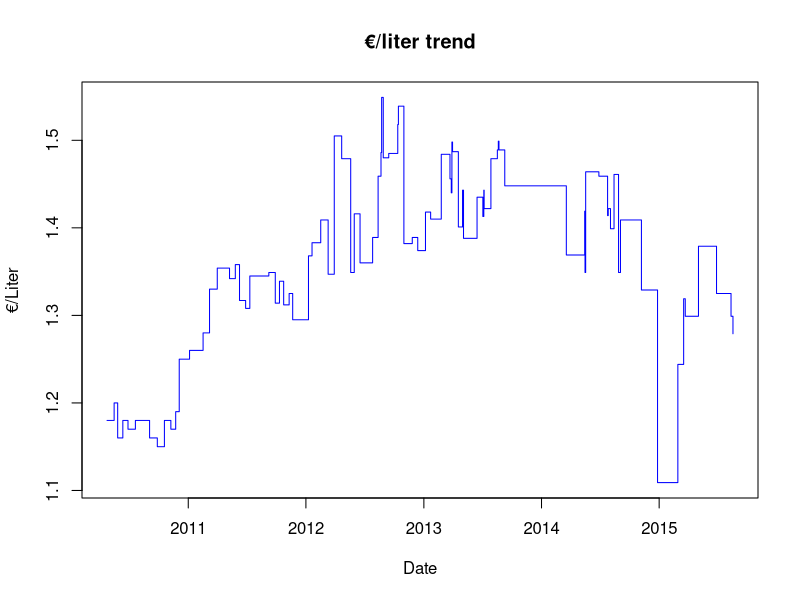

Reproduce this figure in R. (Note: this script raises an error after producing the figure.)
#######################
##  Stats form data  ##
#######################

# setwd("C:/$user/PERSONAL/github/gasdatarecord")

# Take data from Github CSV file:
# githubcsv <- url("http://raw.githubusercontent.com/nachoad/gasdatarecord/master/gdata.csv")
# gdata <- read.csv(githubcsv)

# libraries:
library(ggplot2)

# Take data from local CSV file:
gdata <- read.csv("gdata.csv")

# First info:
str (gdata)
summary (gdata)

# Charts:
png("./imgs/euros_by_liter_trend.png", width = 800, height = 480, units = "px")
plot(gdata$eLiter~as.Date(gdata$date, "%d-%m-%Y"), type = "s", xlab="Date",ylab="€/Liter", main="€/liter trend", col='blue')
dev.off()



# date <- strptime(gdata$date, "%d-%m-%Y")
# eliter <- as.integer(gdata$eLiter)


ddd <- data.frame(
      date = as.Date(gdata$date, "%d-%m-%Y"),
      eliter = gdata$eLiter
)

ggplot(ddd$date, aes(ddd$date, ddd$eliter)) + geom_line()+
      scale_x_date(format= "%b-%Y") + xlab("") + ylab("e/litro")


ggplot(gdata, aes (x = date)) +
      geom_line(aes(y = gdata$eLiter), color ="blue") +
      xlab("DAY")
